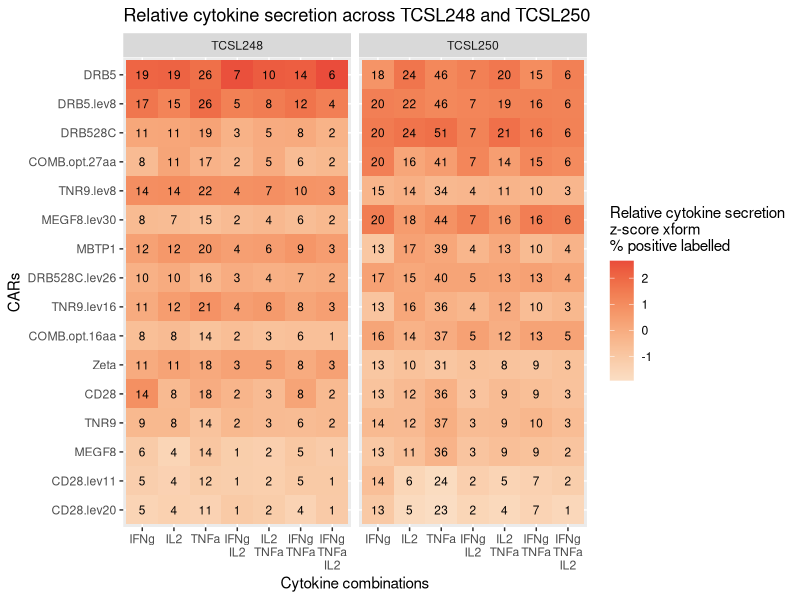
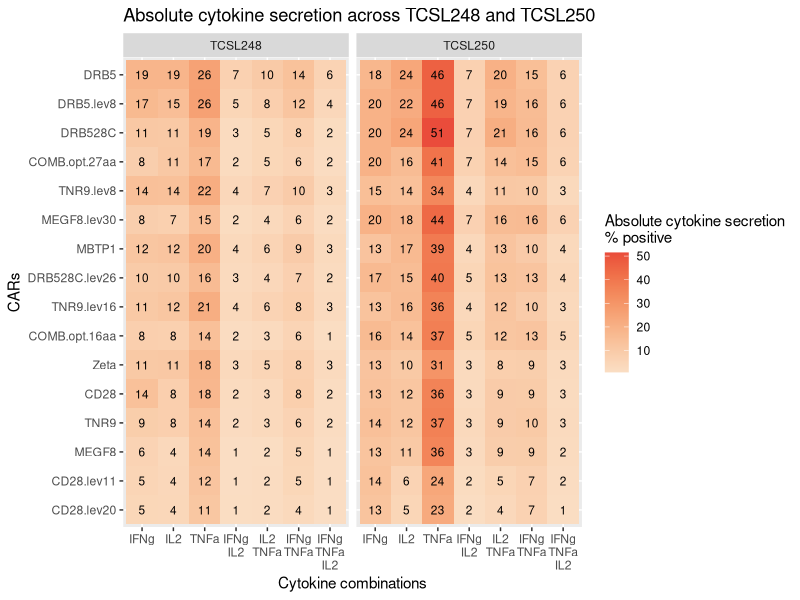
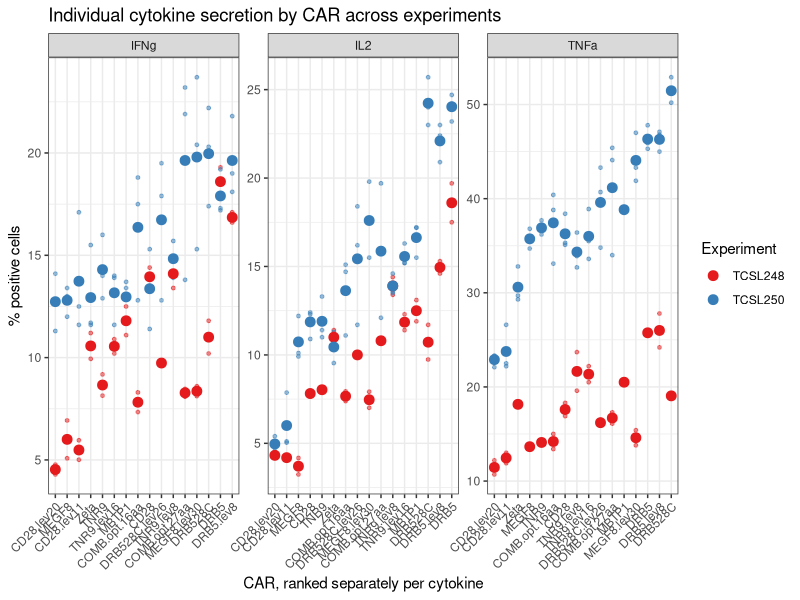
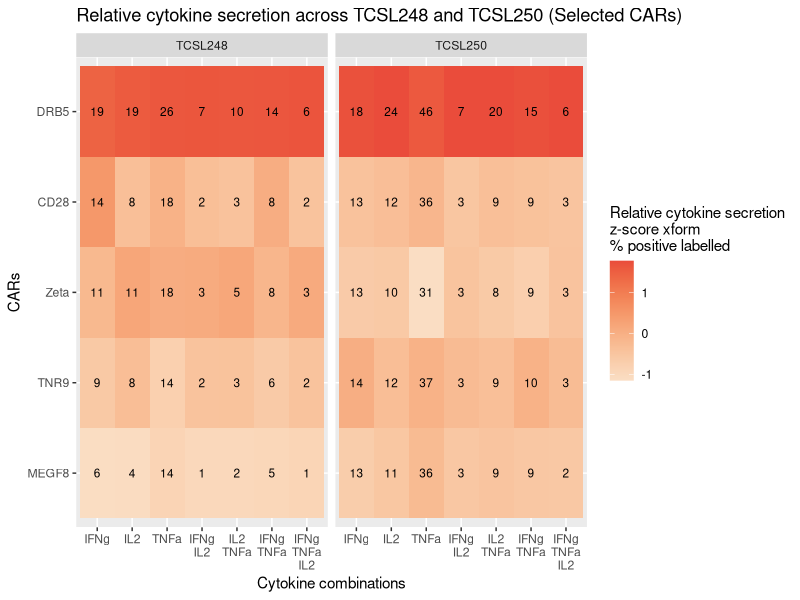
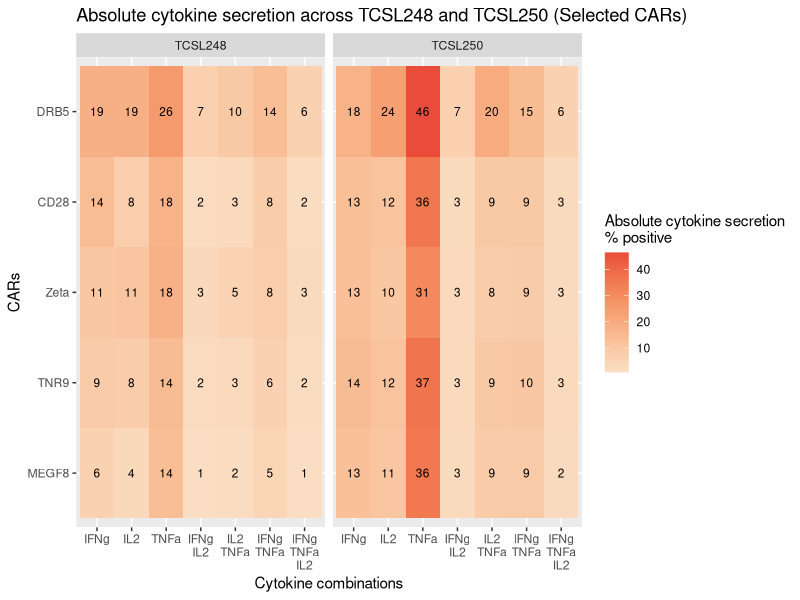
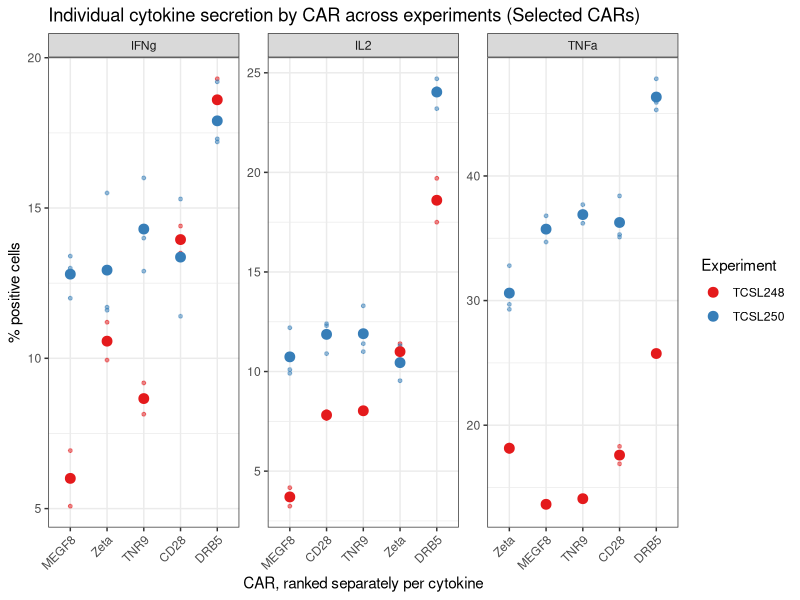
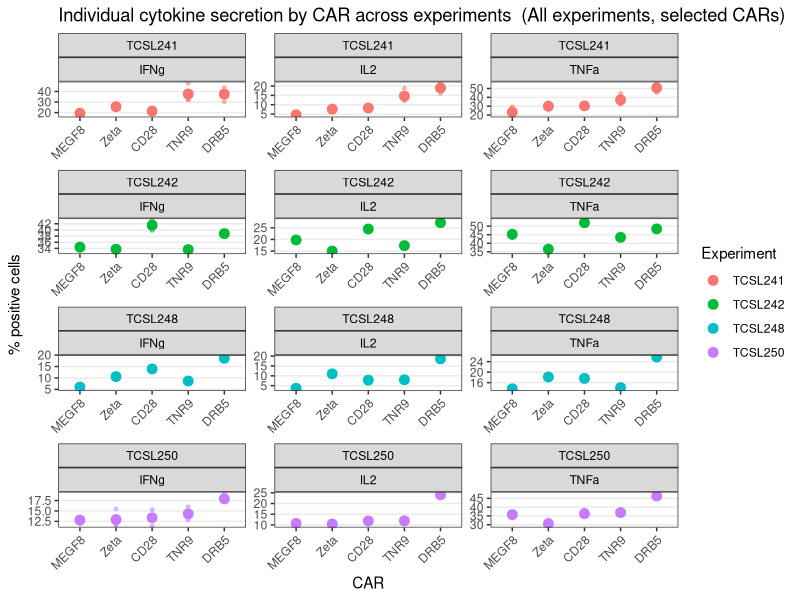

These figures' R source, in order:
library(data.table)
library(ggplot2)
library(patchwork)
library(stringr)
library(here)

# Function to prepare data for plotting
prepare_data <- function(df_combined, selected_cars = NULL, gates = NULL) {
  # Base filtering
  dt <- df_combined[
    CAR == T & 
    !(car_name %in% c('POS','NEG')) & 
    !is.na(car_name) & 
    car_name != "" & 
    subset == "CD3"
  ]
  
  # Filter by selected cars if provided
  if (!is.null(selected_cars)) {
    dt <- dt[car_name %in% selected_cars]
  }
  
  # Filter by gates if provided
  if (!is.null(gates)) {
    dt <- dt[gate_clean %in% gates]
  }
  
  return(dt)
}

# Function to create heatmap
create_heatmap <- function(data, gates, is_relative = TRUE, title_suffix = "") {
  # Calculate mean frequencies and z-scores
  plot_data <- data[
    gate_clean %in% gates, 
    .(mean_freq = mean(freq)), 
    by=.(car_name, subset, gate_clean, expt)
  ][
    , scaled_mean_freq := scale(mean_freq), 
    by=.(subset, gate_clean, expt)
  ][
    , car_name := reorder(car_name, scaled_mean_freq)
  ][
    , gate_clean := factor(gate_clean, 
                          levels = unique(gate_clean[order(str_count(gate_clean, "\\."))]))
  ]
  
  # Create plot
  p <- ggplot(plot_data) +
    geom_tile(aes(y=car_name, 
                  x=gate_clean, 
                  fill=if(is_relative) scaled_mean_freq else mean_freq)) +
    facet_grid(~expt) +
    scale_fill_gradientn(
      colors = rev(hcl.colors(100, "Peach"))) +
    geom_text(aes(y=car_name, 
                  x=gate_clean, 
                  label=round(mean_freq)), 
              size=3) +
    scale_x_discrete(labels=function(x) gsub('\\.', '\n',gsub('_pos','',x))) +
    labs(x='Cytokine combinations', 
         y='CARs',
         fill=if(is_relative) 
           'Relative cytokine secretion\nz-score xform\n% positive labelled' 
           else 'Absolute cytokine secretion\n% positive',
         title=paste0(if(is_relative) 
           'Relative' else 'Absolute', 
           ' cytokine secretion across TCSL248 and TCSL250', 
           title_suffix))
  
  return(p)
}

# Function to create scatter plot
create_scatter_plot <- function(data, single_cytokines, title_suffix = "", show_replicates = FALSE) {
  # Calculate frequencies and create combined labels
  plot_data <- data[
    gate_clean %in% single_cytokines
  ]
  
  if (show_replicates) {
    # Create mean data for larger points
    mean_data <- plot_data[
      , .(freq = mean(freq)), 
      by=.(car_name, gate_clean, expt)
    ][
      , car_name_subset := paste(car_name, gate_clean, sep=".")
    ]
    
    # Add car_name_subset to replicate data for consistent ordering
    plot_data[, car_name_subset := paste(car_name, gate_clean, sep=".")]
  } else {
    # Just use means as before
    plot_data <- plot_data[
      , .(freq = mean(freq)), 
      by=.(car_name, gate_clean, expt)
    ][
      , car_name_subset := paste(car_name, gate_clean, sep=".")
    ]
  }
  
  # Create base plot
  p <- ggplot() +
    facet_wrap(~gate_clean, scales="free",
               labeller=labeller(gate_clean=function(x) gsub('_pos', '', x))) +
    theme_bw() +
    theme(axis.text.x = element_text(angle = 45, hjust = 1)) +
    scale_color_brewer(palette="Set1") +
    scale_x_discrete(labels=function(x) gsub('\\.[^.]+$', '', x)) +
    labs(x='CAR, ranked separately per cytokine', 
         y='% positive cells', 
         color='Experiment',
         title=paste0('Individual cytokine secretion by CAR across experiments', 
                     title_suffix))
  
  if (show_replicates) {
    # Add small points for replicates
    p <- p + 
      geom_point(data=plot_data,
                 aes(x=reorder(car_name_subset, freq), y=freq, color=expt),
                 size=1, alpha=0.5) +
      # Add large points for means
      geom_point(data=mean_data,
                 aes(x=reorder(car_name_subset, freq), y=freq, color=expt),
                 size=3)
  } else {
    # Original single point behavior
    p <- p + 
      geom_point(data=plot_data,
                 aes(x=reorder(car_name_subset, freq), y=freq, color=expt),
                 size=3)
  }
  
  return(p)
}

# Load and prepare data
df_241_242 <- fread(here("data", "processed", "cytokine_secretion", "tcsl241_242_processed.csv"))
df_248 <- fread(here("data", "processed", "cytokine_secretion", "tcsl248_processed.csv"))
df_250 <- fread(here("data", "processed", "cytokine_secretion", "tcsl250_processed.csv"))

# Combine all experiments data for single cytokine plots
df_all_expts <- rbindlist(list(
  df_241_242[, .(expt, car_name, variable, freq)],
  df_248[gate_clean %in% c("IFNg_pos", "IL2_pos", "TNFa_pos") & subset == "CD3" & CAR == TRUE, 
         .(expt = "TCSL248", car_name, variable = sub("_pos", "", gate_clean), freq)],
  df_250[gate_clean %in% c("IFNg_pos", "IL2_pos", "TNFa_pos") & subset == "CD3" & CAR == TRUE, 
         .(expt = "TCSL250", car_name, variable = sub("_pos", "", gate_clean), freq)]
))

# Create combined plot for all experiments
create_combined_plot <- function(df_plot, title_suffix = "") {
  # Define experiment colors
  expt_colors <- c(
    "TCSL241" = "#F8766D",  # red
    "TCSL242" = "#00BA38",  # green
    "TCSL248" = "#00BFC4",  # cyan
    "TCSL250" = "#C77CFF"   # purple
  )
  
  # Calculate means for larger points
  df_means <- df_plot[, .(freq = mean(freq)), by=.(expt, variable, car_name)]
  
  # Rank CARs based on means within each experiment and cytokine combination
  df_means[, rank := frank(freq, ties.method = "first"), by=.(expt, variable)]
  df_plot[df_means, rank := i.rank, on=.(expt, variable, car_name)]
  
  # Create plot
  p <- ggplot() +
    # Add small points for replicates
    geom_point(data = df_plot, 
               aes(x = reorder(car_name, rank), y = freq, color = expt),
               size = 1, alpha = 0.5) +
    # Add large points for means
    geom_point(data = df_means,
               aes(x = reorder(car_name, rank), y = freq, color = expt),
               size = 3) +
    facet_wrap(expt ~ variable, scales = "free", ncol = 3) +
    theme_bw() +
    theme(
      axis.text.x = element_text(angle = 45, hjust = 1),
      panel.grid.major.x = element_blank(),
      panel.grid.minor = element_blank(),
      strip.text = element_text(color = "black")
    ) +
    scale_color_manual(values = expt_colors) +
    labs(
      x = "CAR",
      y = "% positive cells",
      color = "Experiment",
      title = paste("Individual cytokine secretion by CAR across experiments", title_suffix)
    )
  
  return(p)
}

# Initialize plots list
plots <- list()

# Define gates and CARs
chosen_gate <- c(
  "IL2_pos", "TNFa_pos", "IFNg_pos",
  "IFNg_pos.IL2_pos", "IFNg_pos.TNFa_pos",
  "IL2_pos.TNFa_pos", "IFNg_pos.TNFa_pos.IL2_pos"
)

single_cytokines <- c("IL2_pos", "TNFa_pos", "IFNg_pos")

# Calculate common CARs across all experiments
common_cars <- Reduce(intersect, list(
  df_all_expts[expt == "TCSL241", unique(car_name)],
  df_all_expts[expt == "TCSL242", unique(car_name)],
  df_all_expts[expt == "TCSL248", unique(car_name)],
  df_all_expts[expt == "TCSL250", unique(car_name)]
))

# Prepare datasets for TCSL248/250
df_combined <- rbind(
  df_248[, expt := "TCSL248"],
  df_250[, expt := "TCSL250"]
)

data_all <- prepare_data(df_combined)
data_filtered <- prepare_data(df_combined, common_cars)

# Create plots for TCSL248/250
plots[["relative_cytokine_secretion"]] <- create_heatmap(data_all, chosen_gate, is_relative = TRUE)
plots[["absolute_cytokine_secretion"]] <- create_heatmap(data_all, chosen_gate, is_relative = FALSE)
plots[["individual_cytokines"]] <- create_scatter_plot(data_all, single_cytokines, show_replicates = TRUE)

# Filtered plots for TCSL248/250
plots[["relative_cytokine_secretion_filtered"]] <- create_heatmap(data_filtered, chosen_gate, 
                                                                is_relative = TRUE, " (Selected CARs)")
plots[["absolute_cytokine_secretion_filtered"]] <- create_heatmap(data_filtered, chosen_gate, 
                                                                is_relative = FALSE, " (Selected CARs)")
plots[["individual_cytokines_filtered"]] <- create_scatter_plot(data_filtered, single_cytokines, 
                                                             " (Selected CARs)", show_replicates = TRUE)

# Create filtered plot for all experiments
plots[["all_experiments_cytokines_filtered"]] <- create_combined_plot(
  df_all_expts[car_name %in% common_cars],
  " (All experiments, selected CARs)"
)

# Save plots
plot_dimensions <- list(
  "relative_cytokine_secretion" = c(15, 7),
  "absolute_cytokine_secretion" = c(15, 7),
  "individual_cytokines" = c(12, 5),
  "relative_cytokine_secretion_filtered" = c(15, 5),
  "absolute_cytokine_secretion_filtered" = c(15, 5),
  "individual_cytokines_filtered" = c(12, 5),
  "all_experiments_cytokines_filtered" = c(12, 8)
)

# Save all plots
for (name in names(plots)) {
  dims <- plot_dimensions[[name]]
  ggsave(
    filename = here("figures", "arrayed_cytokine_secretion_drb5_megf8", paste0(name, ".pdf")),
    plot = plots[[name]],
    width = dims[1],
    height = dims[2]
  )
} 